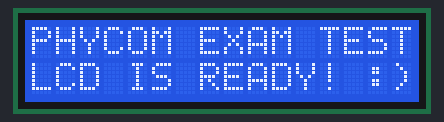
Recording of a sketch running on a simulated Arduino Uno, built with avr-gcc and run on an emulated ATmega328P. Shown: 16×2 character LCD. What the sketch prints to the serial monitor is not drawn.

Above: at 0.1 s.
At 4.2 s:
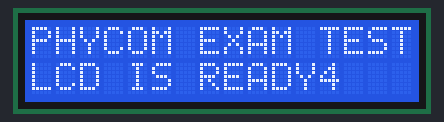
At 9.2 s:
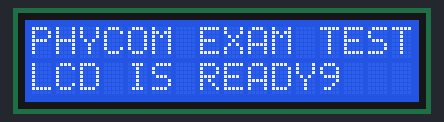
At 19.3 s:
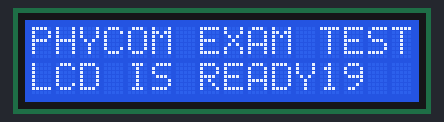
At 28.3 s:
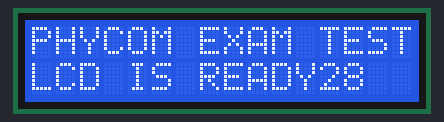
At 38.4 s:
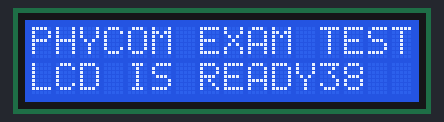

The sketch:

LCD_Test.ino
```cpp
/*
  ==============================================================
  Phycom Board Exam - LCD 1602 (I2C) Diagnostic Test
  ==============================================================
  การต่อสายสำหรับจอ LCD แบบมี I2C Backpack:
  - GND  -> GND บน Arduino R4
  - VCC  -> 5V บน Arduino R4
  - SDA  -> ช่อง SDA (หรือ A4) บน Arduino R4
  - SCL  -> ช่อง SCL (หรือ A5) บน Arduino R4

  * หากหน้าจอติดแต่ไม่มีตัวหนังสือ ให้ใช้ไขควงหมุน Potentiometer สีฟ้าหลังจอเพื่อปรับ Contrast
  * ต้องติดตั้งไลบรารี LiquidCrystal I2C ใน Arduino IDE (Sketch -> Include Library -> Manage Libraries -> LiquidCrystal I2C by Frank de Brabander)
*/

#include <Wire.h>
#include <LiquidCrystal_I2C.h>

// ปกติ Address จะเป็น 0x27 หรือ 0x3F (ขนาด 16 ตัวอักษร 2 บรรทัด)
LiquidCrystal_I2C lcd(0x27, 16, 2);

void setup() {
  Serial.begin(9600);
  Serial.println("Starting LCD Test...");

  lcd.init();
  lcd.backlight(); // เปิดไฟ Backlight

  lcd.setCursor(0, 0);
  lcd.print("PHYCOM EXAM TEST");
  lcd.setCursor(0, 1);
  lcd.print("LCD IS READY! :)");

  Serial.println("LCD Test text sent. Check LCD screen!");
}

int count = 0;

void loop() {
  delay(1000);
  count++;

  lcd.setCursor(12, 1);
  lcd.print("    "); // ล้างเลขเดิม
  lcd.setCursor(12, 1);
  lcd.print(count);
}
```

Measured:
- what the display in image 1 shows lasts 1.0 s, from 4.1 s to 5.1 s
